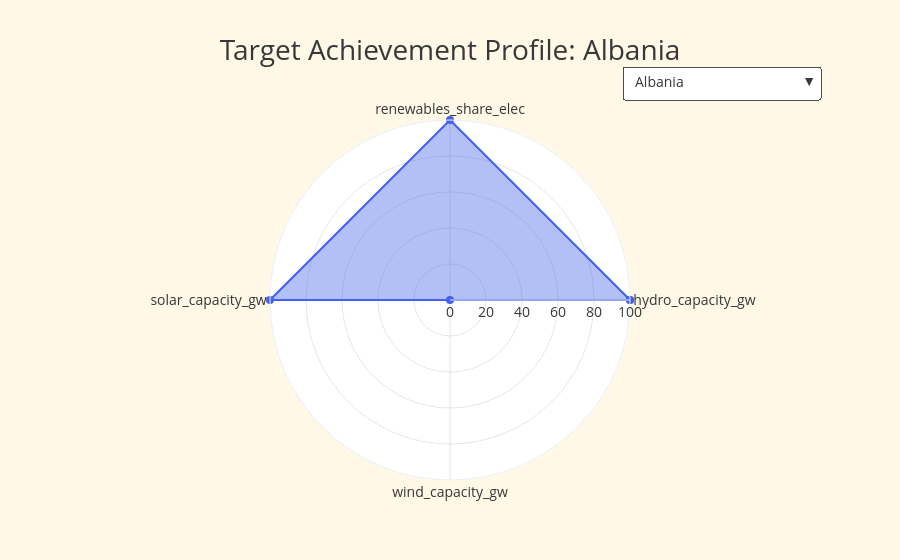

The cell this chart's notebook holds for it:
### Code cell
# =====================================================================
# 5. CHART 3: RADAR CHART FILTERABLE BY COUNTRY - FILTER TOP-RIGHT
# =====================================================================

df_radar = df_valid.dropna(subset=["achievement_score"]).copy()
countries = sorted(df_radar["country"].unique().tolist())

fig_radar = go.Figure()
buttons_radar = []

for i, country in enumerate(countries):
    df_p = df_radar[df_radar["country"] == country].drop_duplicates(subset=["energy_metric"])
    
    r_val, th_val = df_p["achievement_score"].tolist(), df_p["energy_metric"].tolist()
    
    if len(r_val) > 2:
        r_val.append(r_val[0])
        th_val.append(th_val[0])
        
    fig_radar.add_trace(go.Scatterpolar(
        r=r_val, theta=th_val, fill='toself', name=country, visible=(i == 0),
        marker=dict(color='#4361ee', size=8), fillcolor='rgba(67, 97, 238, 0.4)',
        line=dict(color='#4361ee', width=2), hoverinfo="r+theta"
    ))
    
    vis = [False] * len(countries)
    vis[i] = True
    
    buttons_radar.append(dict(
        label=country, method="update",
        args=[{"visible": vis}, {"title.text": f"Target Achievement Profile: {country}"}]
    ))

fig_radar.update_layout(
    title=dict(
        text=f"Target Achievement Profile: {countries[0] if countries else ''}",
        x=0.5,
        xanchor="center",
        font=dict(size=28, color="#383838") 
    ),
    template="plotly_white", 
    plot_bgcolor="#FFF8E7", 
    paper_bgcolor="#FFF8E7", 
    font=dict(color="#383838", size=14),
    polar=dict(
        radialaxis=dict(visible=True, range=[0, 100], gridcolor="rgba(0,0,0,0.1)"),
        angularaxis=dict(gridcolor="rgba(0,0,0,0.1)")
    ),
    showlegend=False,
    
    updatemenus=[dict(
        active=0, 
        buttons=buttons_radar, 
        x=1.0, xanchor="right",    
        y=1.15, yanchor="top", 
        bgcolor="white",
        bordercolor="#4c4c4c",
        borderwidth=1
    )],
    annotations=[
        dict(
            text="<b>Country:</b>", 
            x=0.88, y=1.13,      
            xref="paper", yref="paper",
            showarrow=False, 
            xanchor="right", yanchor="middle",
            font=dict(size=14, color="#4c4c4c")
        )
    ],
    margin=dict(t=120)
)


# Show
fig_radar.show()

# To save it:
fig_radar.write_html(r"C:\Users\eirad\Desktop\IT ACADEMY\Sprint_13_Proyecto_Final\Quarto_Report\Plot\22_prediction_radar.html")
